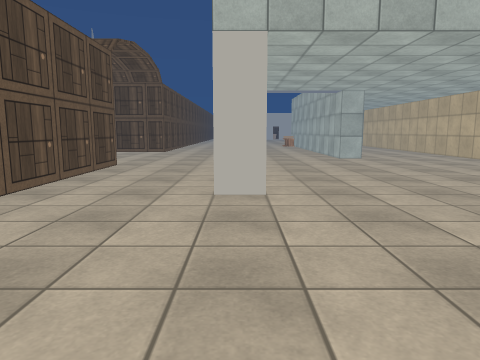
[1] (above)

21 first-person views from a walk through a Unity game level. The camera is 1.2 m above the floor, tilts 8° down and sees 70° across. The floor is counted in squares, 1 m on a side. Each view is taken from the middle of a square. On the plan, view 1 faces up. The plan holds only what a view shows up to about 14 squares ahead; the rest is blank. The place goes on beyond the plan. The player is left out. Surface patterns are stand-ins for the level's own textures.

[2]
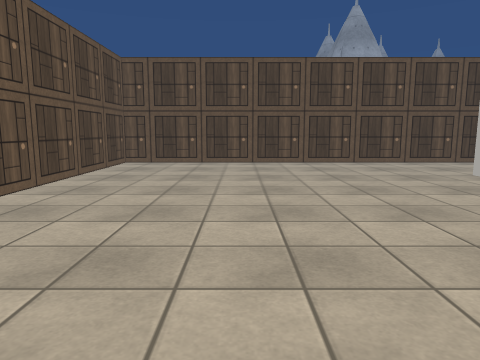

[3]
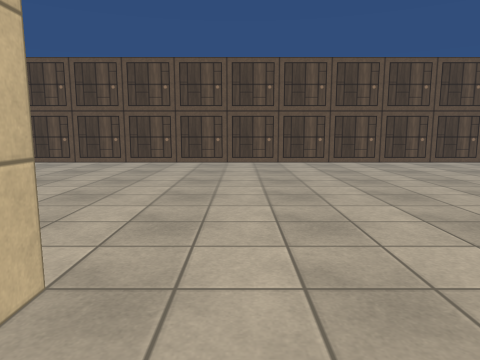

[4]
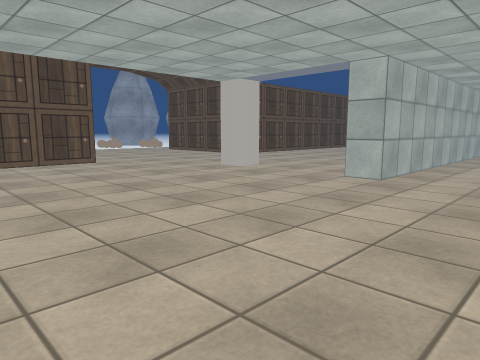

[5]
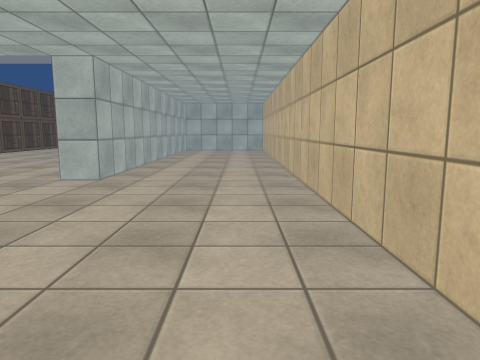

[6]
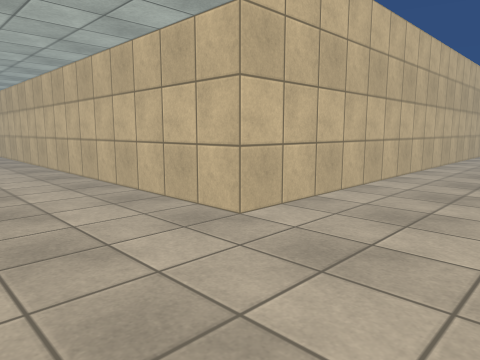

[7]
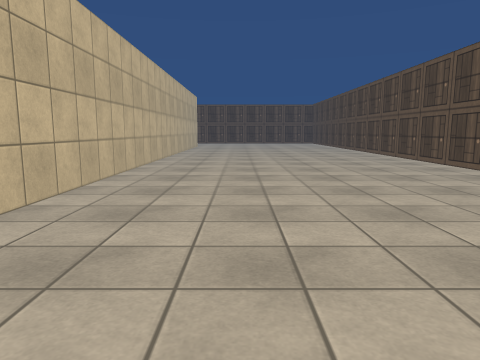

[8]
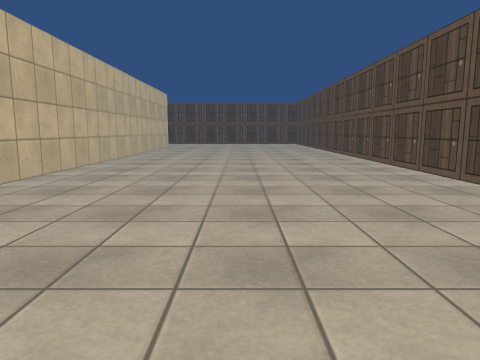

[9]
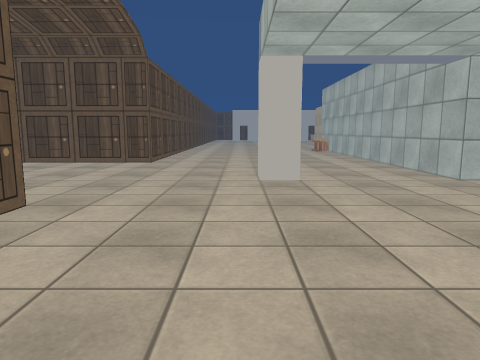

[10]
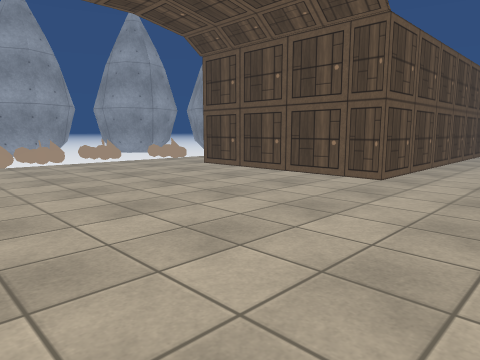

[11]
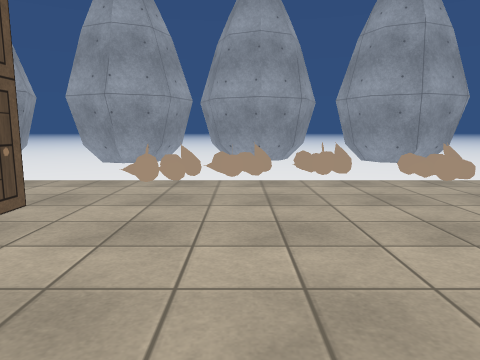

[12]
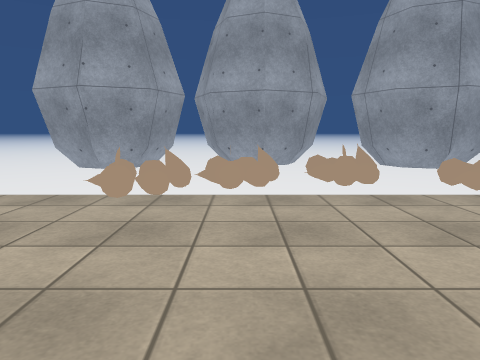

[13]
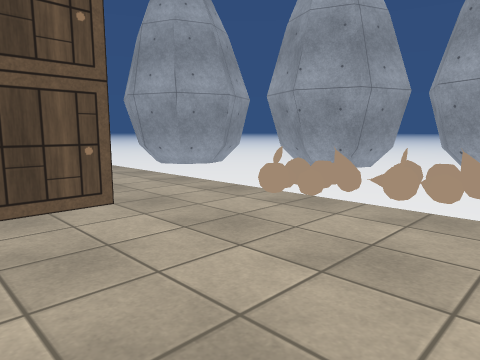

[14]
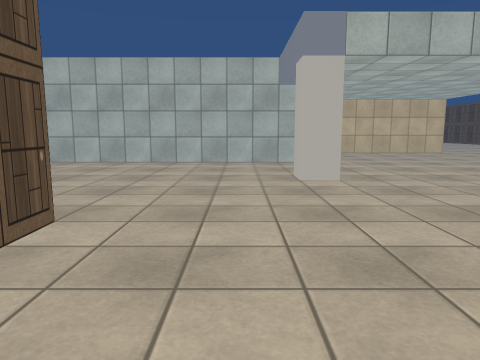

[15]
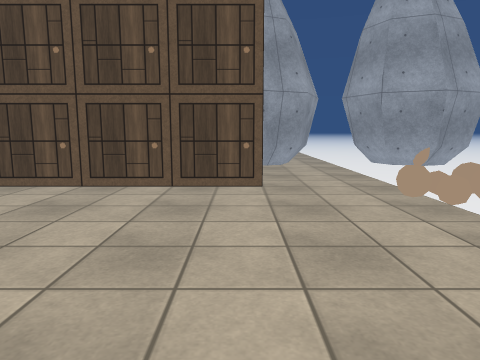

[16]
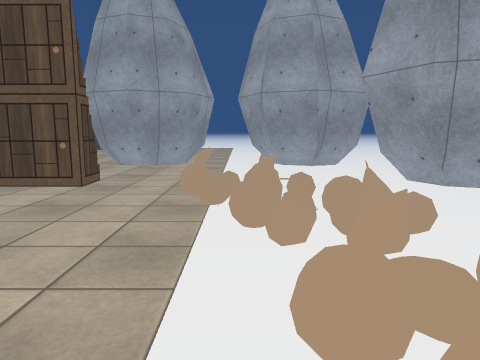

[17]
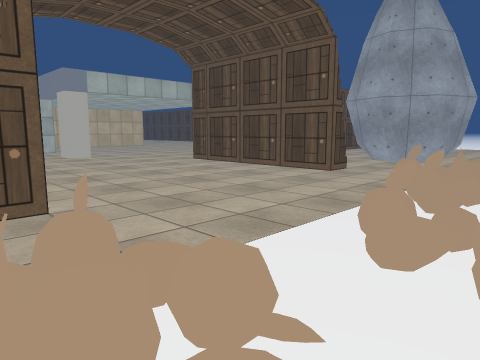

[18]
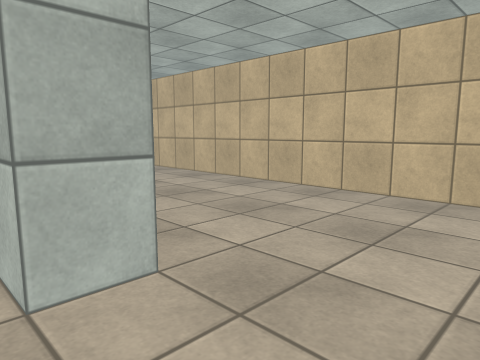

[19]
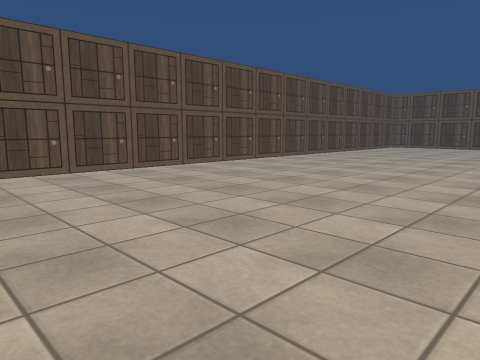

[20]
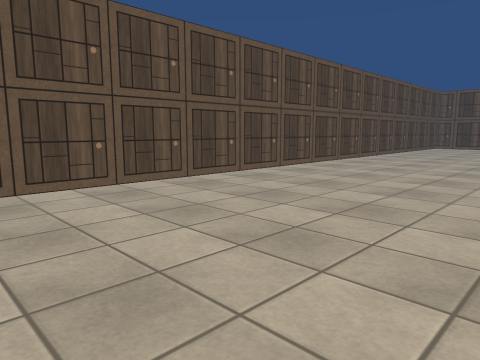

[21]
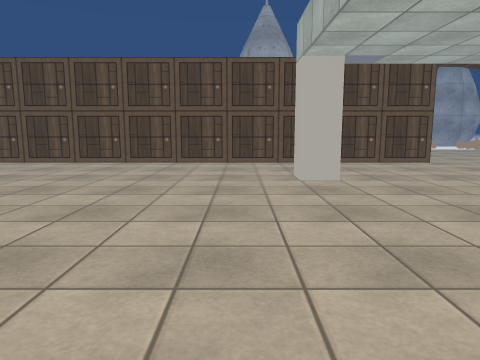

### Floor plan
Points are (right, up) in squares from view 1. A wall is a line through its corners. A room is listed if a view was taken in it or the views show most of it. See-through windows are left out.
Room 1 (views 1, 2, 3, 4, 5, 6, 7, 8, 9, 10, 11, 12, 13, 14, 15, 16, 17, 18, 19, 20, 21)
walls: (0.5, 7.6) (0.5, 6.5) (-0.5, 6.5); (0.5, 15.5) (-0.5, 15.5) (-0.5, 16.5) (0.5, 16.5) (0.5, 15.5); (-4.5, 12.6) (-4.5, -4.5) (23.2, -4.5); (-11.5, 11.6) (-11.5, 12.5) (-5.8, 12.5); (5.5, 22.5) (5.5, 15.5) (4.5, 15.5) (4.5, 22.5); (-4.5, 22.5) (-4.5, 20.5) (-11.5, 20.5) (-11.5, 21.1); (-13.8, 6.5) (-13.1, 8.1) (-11.6, 8.7); (-17.4, 8.6) (-16.1, 8); (-17.5, 8.8) (-15.8, 8.1) (-15.2, 6.4); (-19, 12.9) (-18.4, 11.4) (-19.1, 9.9); (23.5, 6.5) (10.5, 6.5) (10.5, 22.5); (-20.6, 13.8) (-18.8, 13.1) (-18.2, 11.5) (-18.9, 9.8); (-20.1, 18.3) (-19.4, 16.7) (-20.1, 15.2); (-18.9, 20.9) (-20.5, 20.2); (-18.2, 22.6) (-18.7, 21.3); (-20.5, 18.7) (-20, 18.5) (-19.2, 16.7) (-19.9, 15.2) (-20.6, 14.9); (-18.4, 22.6) (-18.9, 21.2)
low walls: (-13.3, 6.5) (-12.9, 7.6) (-11.5, 8.2); (-13.5, 6.5) (-13, 7.9) (-11.6, 8.4); (-16.1, 8) (-15.4, 6.5); (-16.2, 7.8) (-15.6, 6.4); (-16.5, 7.5) (-16.2, 6.6); (-17.4, 8.3) (-16.5, 7.9) (-15.9, 6.6); (-17.6, 8.2) (-16.4, 7.6); (-19.2, 13) (-18.6, 11.5) (-19.2, 10.1); (-20.5, 13.3) (-19.3, 12.7); (-20.6, 13.5) (-19.4, 13.1) (-18.9, 11.6) (-19.4, 10.3); (-18.8, 21.1) (-20.6, 20.4); (-18.7, 21.3) (-20.5, 20.6); (-20.3, 18.1) (-19.7, 16.8) (-20.2, 15.5); (-20.4, 17.9) (-20, 17); (-18.7, 22.5) (-19.2, 21.3); (-18.9, 22.5) (-19.4, 21.2) (-20.6, 20.7)
ways out: opening at (-10.5, 10.5)
objects: other object (-17, 18) to (-16, 19); other object (-16, 16) to (-15, 17); other object (-16, 21) to (-14, 22); other object (-15, 14) to (-14, 14)

Positions as (right, up) in squares from view 1, and headings:
1: (0, 0), facing up
2: (9, 0), facing left
3: (9, 9), facing down
4: (9, 7), facing up-left
5: (9, 7), facing up
6: (7, 3), facing up-right
7: (7, 3), facing right
8: (9, 1), facing right
9: (-1, 7), facing up
10: (-1, 12), facing up-left
11: (-6, 16), facing left
12: (-8, 16), facing left
13: (-9, 18), facing down-left
14: (-9, 18), facing right
15: (-11, 20), facing down
16: (-15, 20), facing down
17: (-17, 22), facing down-right
18: (4, 13), facing up-right
19: (23, 6), facing down-left
20: (23, 3), facing down-left
21: (9, 5), facing left
